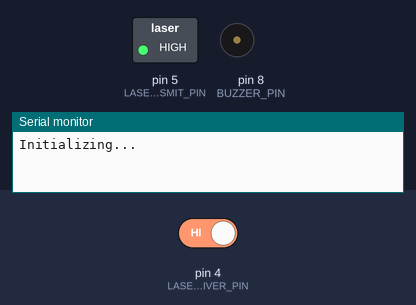
A sketch run on a simulated Arduino Uno, built with avr-gcc and run on an emulated ATmega328P. Shown: switched loads named in the sketch (green lamp = pin HIGH), buzzer (waves = sounding, pin HIGH), the last lines printed to the serial monitor. The test bench sets the inputs (shaded band); at power-on: pin 4 (LASER_RECEIVER_PIN) HIGH. The modem accepts every AT command (registered, SIM ready, sends succeed) and sends nothing else.

Above: at 2.2 s.
2.3 s: pin 4 (LASER_RECEIVER_PIN) driven LOW
At 3.4 s:
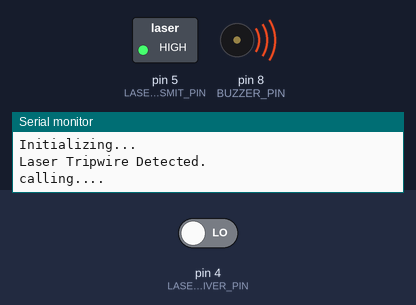
Timing chart, 0 to 5.3 s (numbered marks = the images above; inputs shaded):
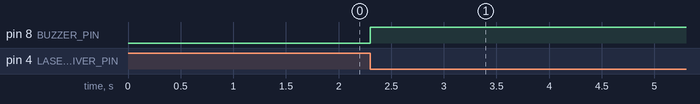

Measured:
- after the input at 2.3 s, pin 8 (BUZZER_PIN): LOW → HIGH at once

The sketch:

laser_code2.ino
```cpp
#include <SoftwareSerial.h>


//this is not gsm module phone number


SoftwareSerial mySerial(2, 3);

#define LASER_RECEIVER_PIN 4
#define LASER_TRANSMIT_PIN 5
//fire_flag = 0 means tripwire detected
boolean laser_flag = 0;

#define BUZZER_PIN 8

void setup()
{
  //----------------------------------------------------------------
  //Begin serial communication: Arduino IDE (Serial Monitor)
  Serial.begin(9600);
  //----------------------------------------------------------------
  //Begin serial communication: SIM800L
  mySerial.begin(9600);
  //----------------------------------------------------------------
  pinMode(LASER_RECEIVER_PIN,INPUT);
  pinMode(LASER_TRANSMIT_PIN,OUTPUT);
  //by default the LASER Transmitter is ON
  digitalWrite(LASER_TRANSMIT_PIN,HIGH);
  //----------------------------------------------------------------
  pinMode(BUZZER_PIN, OUTPUT);
  //by default the BUZZER is OFF
  digitalWrite(BUZZER_PIN,LOW);
  //----------------------------------------------------------------
  Serial.println("Initializing...");
   delay(1000);
  //Once the handshake test is successful, it will back to OK
  //----------------------------------------------------------------
}

void loop()
{
  while(Serial.available())
  {
 mySerial.write(Serial.read());
  }
  while(mySerial.available())
  {
    Serial.write(mySerial.read());//Forward what Software Serial received to Serial Port
  }


  int laser_value = digitalRead(LASER_RECEIVER_PIN);


  //The laser trip wire is detected, trigger Alarm and send sms
  if(laser_value == LOW) {
    digitalWrite(BUZZER_PIN,HIGH);
    //----------------------------------------------------------------
    if(laser_flag == 0) {
      Serial.println("Laser Tripwire Detected.");
      laser_flag == 1;
      make_call();
    }

  }

  //No laser tripwire is detected, turn OFF Alarm
  else {
    //Serial.println("Laser Tripwire !Detected.");
    digitalWrite(BUZZER_PIN,LOW);
    laser_flag = 0;
  }

}


void make_call()
{   mySerial.println("AT");
    delay(1000);
    Serial.println("calling....");
    mySerial.println("ATD+ +8801552482894;");
    delay(20000); //20 sec delay
    mySerial.println("ATH");
    delay(1000); //1 sec delay
}
```
